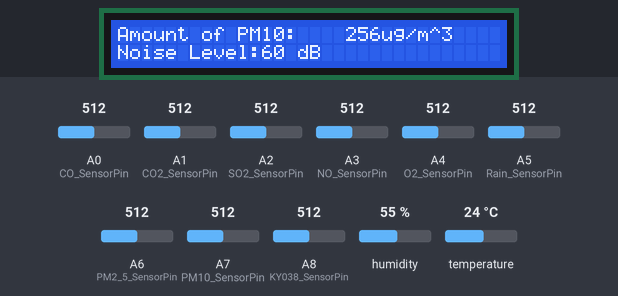
The sketch below on a simulated Arduino Mega 2560, built with avr-gcc and run on an emulated ATmega2560. Shown: 32×2 character LCD. The test bench sets the inputs (shaded band); at power-on: humidity 55 %, A0 (CO_SensorPin) = 512, A1 (CO2_SensorPin) = 512, A2 (SO2_SensorPin) = 512, A3 (NO_SensorPin) = 512, A4 (O2_SensorPin) = 512, A5 (Rain_SensorPin) = 512, A6 (PM2_5_SensorPin) = 512, A7 (PM10_SensorPin) = 512, A8 (KY038_SensorPin) = 512, temperature 24 °C. What the sketch prints to the serial monitor is not drawn.

Above: at 7.3 s.
At 10.6 s:
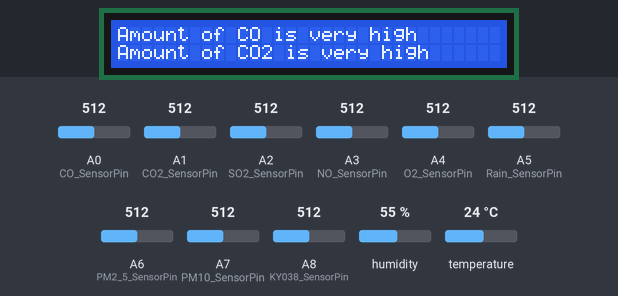
10.7 s: humidity set to 22 %
19.8 s: A0 (CO_SensorPin) set to 306
At 22.4 s:
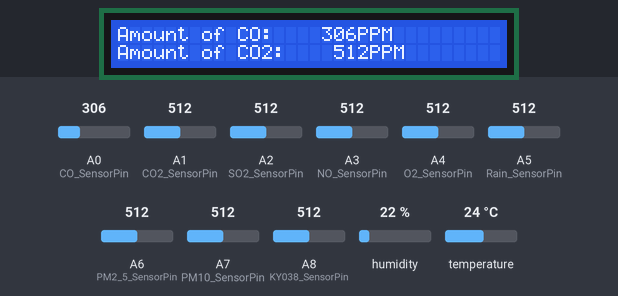
30.9 s: A1 (CO2_SensorPin) set to 490
39.0 s: A2 (SO2_SensorPin) set to 71
At 43.3 s:
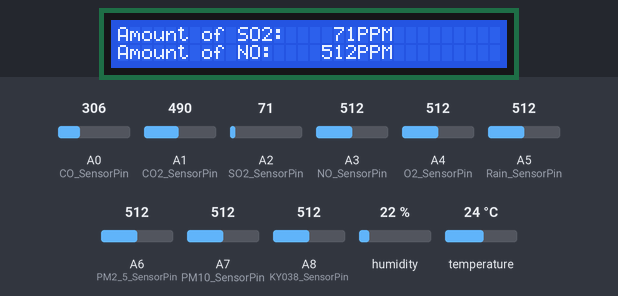
52.2 s: A3 (NO_SensorPin) set to 490
At 64.1 s:
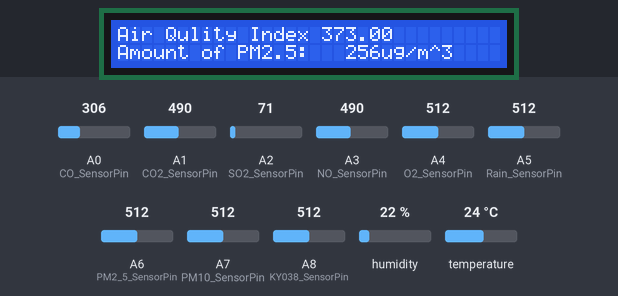
Timing chart, 0 to 64.3 s (numbered marks = the images above; inputs shaded):
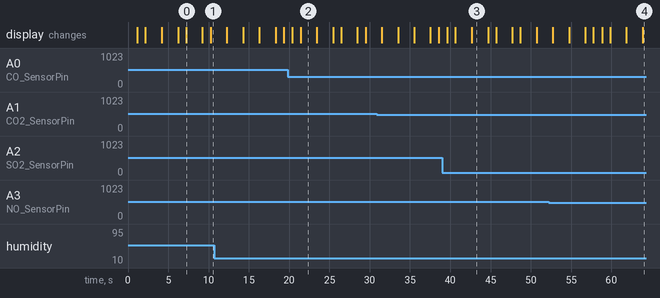

The sketch:

Code.ino
```cpp
#include <LiquidCrystal.h>
#include <SoftwareSerial.h>
#include <DHT.h>
#define DHTPIN 7
#define DHTTYPE DHT11
DHT dht(DHTPIN, DHTTYPE);

SoftwareSerial mySerial(5,6);
LiquidCrystal lcd(13, 12, 11, 10, 9, 8);

int CO_SensorPin =   A0;
int CO2_SensorPin =  A1;
int SO2_SensorPin =  A2;
int NO_SensorPin =   A3;
int O2_SensorPin =   A4;
int Rain_SensorPin = A5;
int PM2_5_SensorPin = A6;
int PM10_SensorPin = A7;
int KY038_SensorPin = A8;
int i=0;
int j=0;

char temperature[] = "Temp = 00.0 C  ";
char humidity[]    = "RH   = 00.0 %  ";

void setup() {
          lcd.begin(32, 2);
          dht.begin();
          mySerial.begin(9600);
          Serial.begin(9600);
          pinMode(CO_SensorPin , INPUT);
          pinMode(CO2_SensorPin , INPUT);
          pinMode(SO2_SensorPin , INPUT);
          pinMode(O2_SensorPin, INPUT);
          pinMode(Rain_SensorPin, INPUT);
          pinMode(PM2_5_SensorPin, INPUT);
          pinMode(PM10_SensorPin, INPUT);
          pinMode(KY038_SensorPin, INPUT);
}

void loop() {
          lcd.print("Air Quality Monitoring System");
          delay(1000);
          lcd.clear();

          int CO_SensorValue = analogRead(CO_SensorPin);
          float CO_SensorVolts = analogRead(CO_SensorPin)*0.0048828125;

          int CO2_SensorValue = analogRead(CO2_SensorPin);
          float CO2_SensorVolts = analogRead(CO2_SensorPin)*0.0048828125;

          int SO2_SensorValue = analogRead(SO2_SensorPin);
          float SO2_SensorVolts = analogRead(SO2_SensorPin)*0.0048828125;

          int NO_SensorValue = analogRead(NO_SensorPin);
          float NO_SensorVolts = analogRead(NO_SensorPin)*0.0048828125;

          int O2_SensorValue = analogRead(O2_SensorPin);
          float O2_SensorVolts = analogRead(O2_SensorPin)*0.0048828125;

          int Rain_SensorValue = analogRead(Rain_SensorPin);
          float Rain_SensorVolts = analogRead(Rain_SensorPin)*0.0048828125;

          int PM2_5_SensorValue = analogRead(PM2_5_SensorPin)/2;
          float PM2_5_SensorVolts = analogRead(PM2_5_SensorPin)*0.0048828125;

          int PM10_SensorValue = analogRead(PM10_SensorPin)/2;
          float PM10_SensorVolts = analogRead(PM10_SensorPin)*0.0048828125;

          int KY038SensorValue = analogRead(KY038_SensorPin)/8.525;
          float KY038_SensorVolts = analogRead(KY038_SensorPin)*0.0048828125;

           byte RH = dht.readHumidity();
           byte Temp = dht.readTemperature();

           if (isnan(RH) || isnan(Temp)) {
              lcd.clear();
              lcd.setCursor(5, 0);
              lcd.print("Error");
              return;
           }
            temperature[7]     = Temp / 10 + 48;
            temperature[8]     = Temp % 10 + 48;
            temperature[11]    = 223;
            humidity[7]        = RH / 10 + 48;
            humidity[8]        = RH % 10 + 48;

            lcd.clear();
            lcd.setCursor(0, 0);
            lcd.print(temperature);
            Serial.println(" ");
            Serial.println("**////////////////////////////////** ");
            Serial.println(" ");
            Serial.print("Temperature       : ");
            Serial.print(temperature);

            lcd.setCursor(0, 1);
            lcd.print(humidity);
            Serial.println(" ");
            Serial.print("Humidity          : ");
            Serial.print(humidity);

            delay(1000);
            lcd.clear();

//////////////////Amount of CO in the air///////////////////

            lcd.setCursor(0, 0);
            lcd.print("Amount of CO: ");
            lcd.setCursor(17, 0);
            lcd.print(CO_SensorValue);
            lcd.print("PPM");

            Serial.println(" ");
            Serial.print("Amount of CO      : ");
            Serial.print(CO_SensorValue);
            Serial.print(" PPM");

            //delay(2000);


//////////////////Amount of CO2 in the air///////////////////

            lcd.setCursor(0, 1);
            lcd.print("Amount of CO2: ");
            lcd.setCursor(18, 1);
            lcd.print(CO2_SensorValue);
            lcd.print("PPM");

            Serial.println(" ");
            Serial.print("Amount of CO2     : ");
            Serial.print(CO2_SensorValue);
            Serial.print(" PPM");

            delay(2000);
            lcd.clear();

//////////////////Amount of SO2 in the air///////////////////

            lcd.setCursor(0, 0);
            lcd.print("Amount of SO2: ");
            lcd.setCursor(18,0);
            lcd.print(SO2_SensorValue);
            lcd.print("PPM");

            Serial.println(" ");
            Serial.print("Amount of SO2     : ");
            Serial.print(SO2_SensorValue);
            Serial.print(" PPM");

            //delay(2000);


//////////////////Amount of NO in the air///////////////////

            lcd.setCursor(0, 1);
            lcd.print("Amount of NO: ");
            lcd.setCursor(17, 1);
            lcd.print(NO_SensorValue);
            lcd.print("PPM");

            Serial.println(" ");
            Serial.print("Amount of NO      : ");
            Serial.print(NO_SensorValue);
            Serial.print(" PPM");

            delay(2000);
            lcd.clear();

//////////////////Amount of O2 in the air///////////////////

            lcd.setCursor(0, 0);
            lcd.print("Amount of O2: ");
            lcd.setCursor(17, 0);
            lcd.print(O2_SensorValue);
            lcd.print("PPM");

            Serial.println(" ");
            Serial.print("Amount of O2      : ");
            Serial.print(O2_SensorValue);
            Serial.print(" PPM");

            //delay(2000);


//////////////////Air Qulity Index (AQI)///////////////////

            float AQI = (CO_SensorValue + CO2_SensorValue + SO2_SensorValue + NO_SensorValue + O2_SensorValue)/5;
            lcd.setCursor(0, 0);
            lcd.print("Air Qulity Index (AQI): ");
            lcd.setCursor(17, 0);
            lcd.print(AQI);

            Serial.println(" ");
            Serial.print("Air Qulity Index (AQI): ");
            Serial.print(AQI);


//////////////////Amount of PM2.2 in the air///////////////////

            lcd.setCursor(0, 1);
            lcd.print("Amount of PM2.5: ");
            lcd.setCursor(19, 1);
            lcd.print(PM2_5_SensorValue);
            lcd.print("ug/m^3");

            Serial.println(" ");
            Serial.print("Amount of PM2.5   : ");
            Serial.print(PM2_5_SensorValue);
            Serial.print(" ug/m^3");

            delay(1000);
            lcd.clear();

//////////////////Amount of PM10 in the air///////////////////

            lcd.setCursor(0, 0);
            lcd.print("Amount of PM10: ");
            lcd.setCursor(19, 0);
            lcd.print(PM10_SensorValue);
            lcd.print("ug/m^3");

            Serial.println(" ");
            Serial.print("Amount of PM10    : ");
            Serial.print(PM10_SensorValue);
            Serial.print(" ug/m^3");

            //delay(2000);


//////////////////Amount of KY038 Sensor in the air///////////////////

            lcd.setCursor(0, 1);
            lcd.print("Noise Level: ");
            lcd.setCursor(12, 1);
            lcd.print(KY038SensorValue);
            lcd.print(" dB");

            Serial.println(" ");
            Serial.print("Noise Level       : ");
            Serial.print(KY038SensorValue);
            Serial.print(" dB");

            delay(2000);
            lcd.clear();

//////////////////Amount of Rain in the air///////////////////

            lcd.print("Posibility of rain: ");
            lcd.setCursor(20,0);
            lcd.print(Rain_SensorValue);
            lcd.print("mm");

            Serial.println(" ");
            Serial.print("Posibility of rain: ");
            Serial.print(Rain_SensorValue);
            Serial.print(" mm");

            delay(1000);
            lcd.clear();


//////////////////////////////////Description\\\\\\\\\\\\\\\\\\\\\\\\\\\\\\\\\

              if(CO_SensorValue >= 350){
                lcd.setCursor(0,0);
                lcd.print("Amount of CO is very high");
                Serial.println(" ");
                Serial.println(" ");
                Serial.println("//////////////////////////////// ");
                Serial.println(" ");
                Serial.print("Amount of CO is very high");
              }
              else{
                //lcd.setCursor(0,1);
                //lcd.print("Amount of CO stable");
                Serial.println(" ");
                Serial.println(" ");
                Serial.print("Amount of CO is stable");
                i++;             }
              //delay(1000);
              //lcd.clear();

////////////////////////////////////////////////////////////////////////

                if(CO2_SensorValue >= 500){
                lcd.setCursor(0,1);
                lcd.print("Amount of CO2 is very high");
                Serial.println(" ");
                Serial.println(" ");
                Serial.print("Amount of CO2 is very high");
              }
              else{
                //lcd.setCursor(0,1);
                //lcd.print("Amount of CO2 is stable");
                Serial.println(" ");
                Serial.println(" ");
                Serial.print("Amount of CO2 is stable");
                i++;
              }
            delay(2000);
            lcd.clear();

///////////////////////////////////////////////////////////////////////////////

                if(SO2_SensorValue >= 300){
                lcd.setCursor(0,0);
                lcd.print("Amount of SO2 is very high");
                Serial.println(" ");
                Serial.println(" ");
                Serial.print("Amount of SO2 is very high");
                j++;
              }
              else{
                //lcd.setCursor(0,1);
                //lcd.print("Amount of SO2 is stable");
                Serial.println(" ");
                Serial.println(" ");
                Serial.print("Amount of SO2 is stable");
                i++;
              }
            //delay(2000);
            //lcd.clear();

////////////////////////////////////////////////////////////////////////////

             if(NO_SensorValue >= 250){
                lcd.setCursor(0,1);
                lcd.print("Amount of NO is very high");
                Serial.print("Amount of NO is very high");
              }
              else{
                //lcd.setCursor(0,1);
               // lcd.print("Amount of NO is stable");
                Serial.println(" ");
                Serial.println(" ");
                Serial.print("Amount of NO is stable");
                i++;
              }
            delay(2000);
            lcd.clear();

////////////////////////////////////////////////////////////////////

              if(O2_SensorValue >= 500){
                //lcd.setCursor(0,1);
                //lcd.print("Amount of O2 is very Good");
                Serial.println(" ");
                Serial.println(" ");
                Serial.print("Amount of O2 is very Good");
                i++;
              }
              else{
                lcd.setCursor(0,1);
                lcd.print("Amount of O2 is Low");
                Serial.println(" ");
                Serial.println(" ");
                Serial.print("Amount of O2 is Low");
              }
            //delay(2000);
            //lcd.clear();

/////////////////////////////// ////////////////////////////////////////////////////////

                if(PM2_5_SensorValue <= 35){
                lcd.setCursor(0,1);
                lcd.print("Amount of PM2.5 is Standard");
                Serial.println(" ");
                Serial.println(" ");
                Serial.print("Amount of PM2.5 is Standard");
                i++;
                }

                else if(30<PM2_5_SensorValue <= 80){
                lcd.setCursor(0,1);
                lcd.print("PM2.5 level Unhealthy for sensative Group");
                Serial.println(" ");
                Serial.println(" ");
                Serial.print("PM2.5 level Unhealthy for sensative Group");
                }

                else if(81<PM2_5_SensorValue <= 250){
                lcd.setCursor(0,1);
                lcd.print("PM2.5 level Very Unhealthy for sensative Group");
                Serial.println(" ");
                Serial.println(" ");
                Serial.print("PM2.5 level Very Unhealthy for sensative Group");
                }

               else{
               lcd.setCursor(0,1);
               lcd.print("PM2.5 level Hazardous");
               Serial.println(" ");
               Serial.println(" ");
               Serial.print("PM2.5 level Hazardous");
              }
            delay(2000);
            lcd.clear();

///////////////////////////////////////////////////////////////////////////////

                if(PM10_SensorValue <= 50){
                lcd.setCursor(0,0);
                lcd.print("Amount of PM10 is Standard");
                Serial.println(" ");
                Serial.println(" ");
                Serial.print("Amount of PM10 is Standard");
                i++;
                }

                else if(50<PM10_SensorValue <= 110){
                lcd.setCursor(0,0);
                lcd.print("PM10 level Unhealthy for sensative Group");
                Serial.println(" ");
                Serial.println(" ");
                Serial.print("PM10 level Unhealthy for sensative Group");
                }

                else if(111<PM10_SensorValue <= 330){
                lcd.setCursor(0,0);
                lcd.print("PM10 level Very Unhealthy for sensative Group");
                Serial.println(" ");
                Serial.println(" ");
                Serial.print("PM10 level Very Unhealthy for sensative Group");
                }

               else{
               lcd.setCursor(0,0);
               lcd.print("PM10 level Hazardous");
               Serial.println(" ");
               Serial.println(" ");
               Serial.print("PM10 level Hazardous");
              }
            //delay(2000);
           // lcd.clear();

//////////////////////////////////////////////////////////////////////////////

                if(KY038SensorValue <= 40){
                lcd.setCursor(0,1);
                lcd.print("Faint Level Noise");
                Serial.println(" ");
                Serial.println(" ");
                Serial.print("Paint Level Noise");
                i++;
                }

                else if(41<KY038SensorValue <= 65){
                lcd.setCursor(0,1);
                lcd.print("Moderate Level Noise");
                Serial.println(" ");
                Serial.println(" ");
                Serial.print("Moderate Level Noise");
                i++;
                }

                else if(66<KY038SensorValue <= 80){
                lcd.setCursor(0,1);
                lcd.print(" Loud");
                Serial.println(" ");
                Serial.println(" ");
                Serial.print("Loud");
                }

                else if(81<KY038SensorValue <= 100){
                lcd.setCursor(0,1);
                lcd.print(" Very Loud");
                Serial.println(" ");
                Serial.println(" ");
                Serial.print("Very Loud");
                }

               else{
               lcd.setCursor(0,1);
               lcd.print("Hazardous");
               Serial.println(" ");
               Serial.println(" ");
               Serial.print("Hazardous");
              }
            delay(2000);
            lcd.clear();

//////////////////////////////////////////////////////////////////

              if(Rain_SensorValue >= 400){
                    if(j==1){
                    lcd.setCursor(0,0);
                    lcd.print("High probability of Acid rain");
                    Serial.println(" ");
                    Serial.println(" ");
                    Serial.print("High probability of Acid rain");
                    }
                    else{
                    lcd.setCursor(0,0);
                    lcd.print("High probability of rain");
                    Serial.println(" ");
                    Serial.println(" ");
                    Serial.print("High probability of rain");
                    }
                }
              else{
                //lcd.setCursor(0,1);
                //lcd.print("Less probability of rain");
                Serial.println(" ");
                Serial.println(" ");
                Serial.print("Less probability of rain");
              }
            delay(1000);
            lcd.clear();

//////////////////////////////////////////////////////////////////

            if(i==8){
              lcd.print("This Area vere Much Suitable For Educational Institute");
              Serial.println(" ");
              Serial.print("****This Area vere Much Suitable For Educational Institute****");
            }
            else{
              lcd.print("This Area not Suitable For Educational Institute");
              Serial.println(" ");
              Serial.print("****This Area not Suitable For Educational Institute****");
            }
}
```

Measured:
- what the display in image 0 shows lasts 2.0 s, from 7.2 s to 9.2 s
